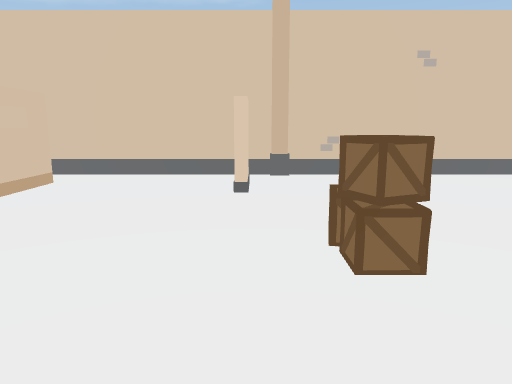
view 1 (above)

19 first-person views from a walk through a 3-D level made in the Unity game engine. The camera is 1.5 m above the floor, tilts 10° down and sees 70° across. The floor is counted in squares, 1 m on a side. Each view is taken from the middle of a square. On the plan, view 1 faces up. The plan holds only what a view shows up to about 16 squares ahead; the rest is blank. The place goes on beyond the plan.

view 2
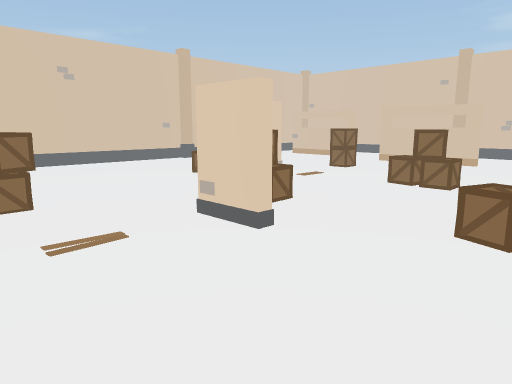

view 3
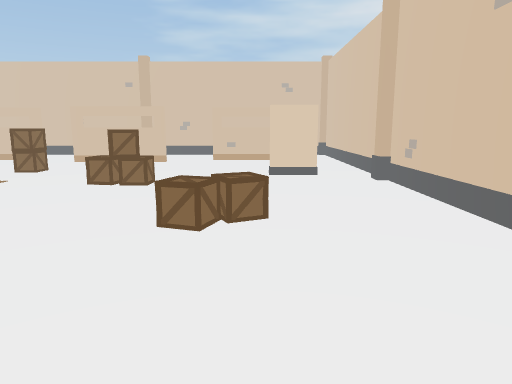

view 4
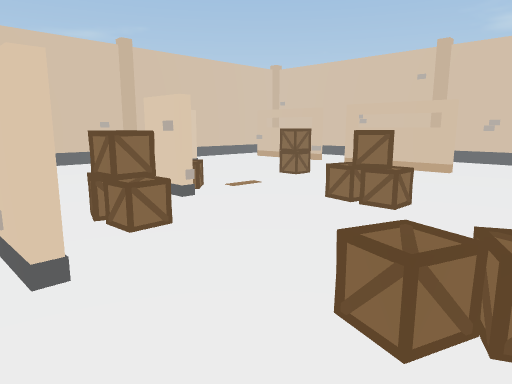

view 5
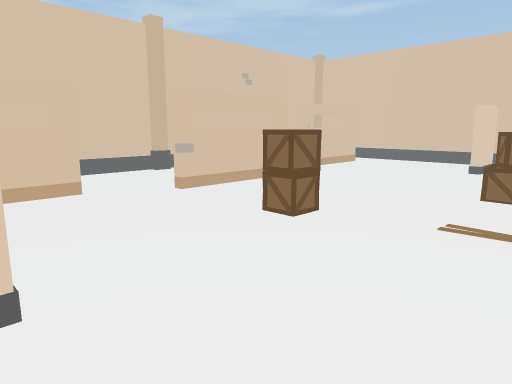

view 6
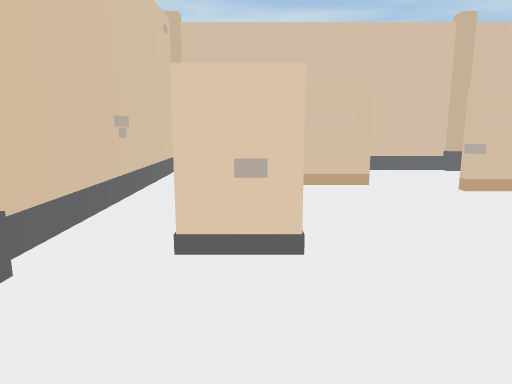

view 7
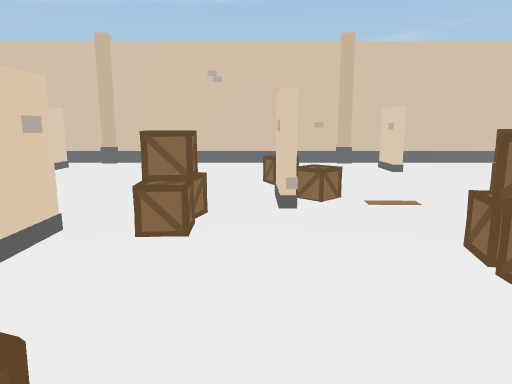

view 8
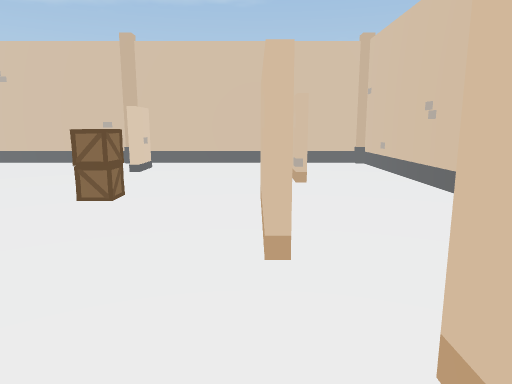

view 9
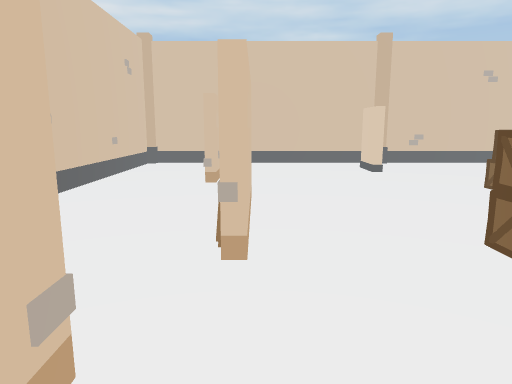

view 10
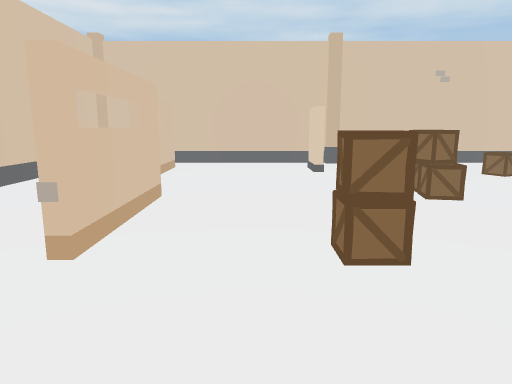

view 11
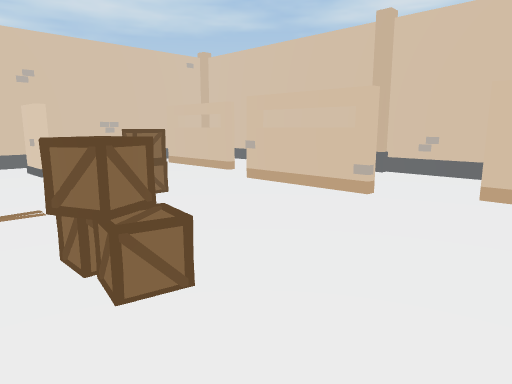

view 12
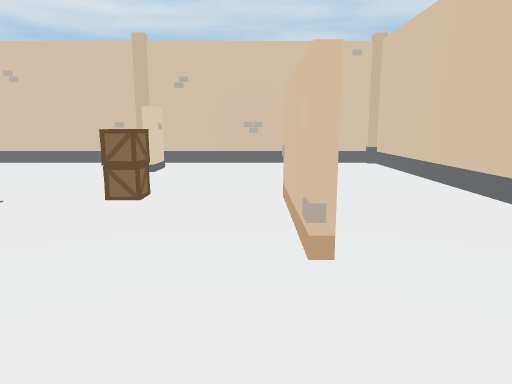

view 13
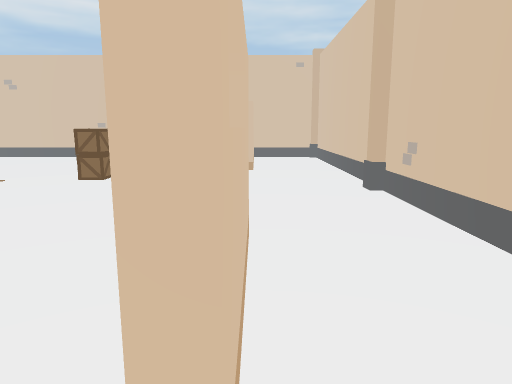

view 14
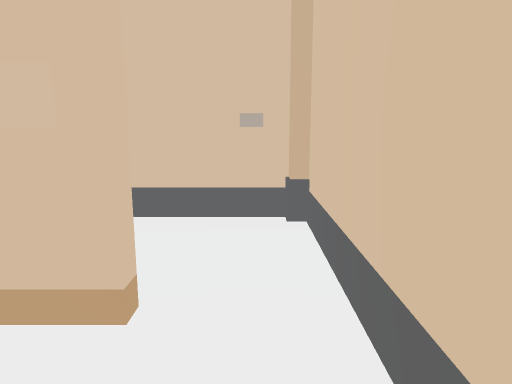

view 15
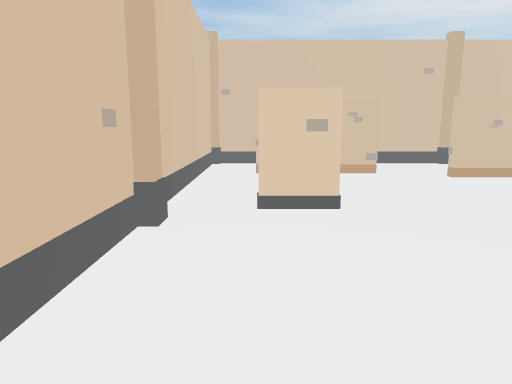

view 16
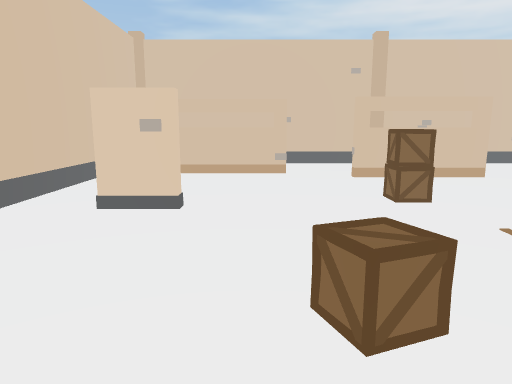

view 17
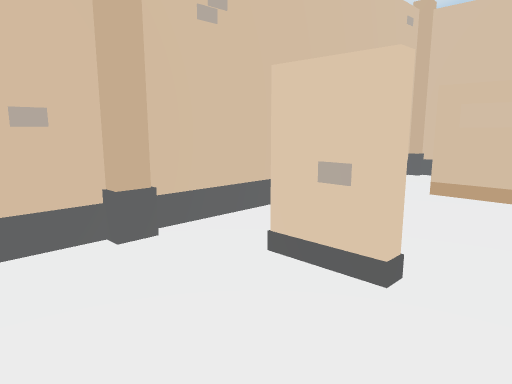

view 18
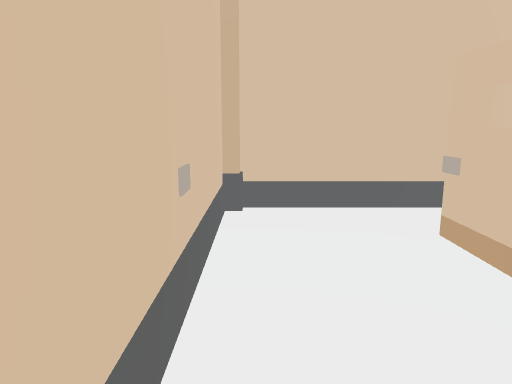

view 19
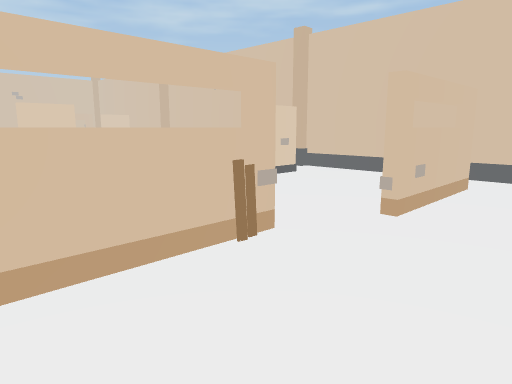

### Floor plan
Points are (right, up) in squares from view 1. A wall is a line through its corners. A room is listed if a view was taken in it or the views show most of it. See-through windows are left out.
Room 1 (views 1, 2, 3, 4, 5, 6, 7, 8, 9, 10, 11, 12, 13, 14, 15, 16, 17, 18, 19)
walls: (4.1, 0.5) (4.1, -0.1); (3.8, -0.4) (3.8, 0.5); (12, -4.4) (12, -6); (11.7, -6) (11.7, -4.4); (-0.2, 10) (-0.2, 8.4); (-0.5, -5.9) (-0.5, -4.4) (-0.2, -4.4) (-0.2, -6); (16.4, 2.5) (16.4, 0.5); (10.4, -7.5) (11.1, -7.5); (1.1, 11.5) (0.4, 11.5); (16.5, 0) (16.1, 0) (16.1, 2.6); (-4.6, 3.6) (-4.6, 0.4); (11.1, 11.5) (10.4, 11.5); (10.6, 11.8) (1, 11.8); (10.9, -7.8) (20.6, -7.8) (20.6, 1.6); (0.4, -7.5) (1, -7.5) (1, -7.8) (10.5, -7.8); (0.6, 11.8) (-9.1, 11.8) (-9.1, 4.4); (17.1, 7.5) (17.1, 9.5); (-5.9, 6.1) (-5.9, 10) (-5.6, 10) (-5.6, 6); (-6, -2) (-5.6, -2) (-5.6, -6); (17.4, -4.5) (17.4, -5.5); (17.1, -5.4) (17.1, -2.4); (17.4, 9.5) (17.4, 7.4); (20.3, 1.8) (20.3, 2.4); (20.6, 2.1) (20.6, 11.8) (11, 11.8); (-8.8, 2.4) (-8.8, 1.6); (-9.1, 1.9) (-9.1, -7.8) (0.4, -7.8)
objects: other object (-9, 3); other object (-9, 4); other object (-5, 0); other object (-5, 4); box (-1, 0); box (1, 4) to (2, 4); box (1, 5) to (2, 5); other object (4, 1); box (5, -3) to (6, -3); box (5, 1) to (6, 1); box (5, 2) to (6, 3); box (6, -4); box (7, 6) to (8, 6); other object (8, 3); box (8, 4) to (9, 4); box (10, -1); box (10, 0); box (12, 4); other object (12, 9); box (13, 4); plank (16, 3); other object (16, 4); other object (17, -6); other object (17, -2); other object (17, 6); other object (17, 7); other object (17, 10)

Where each view was taken, in squares from view 1:
view 1: 0 up, 0 right, facing up
view 2: 4 down, 0 right, facing up-right
view 3: 4 down, 0 right, facing right
view 4: 4 down, 3 right, facing up-right
view 5: 5 down, 3 right, facing up-left
view 6: 5 down, 4 right, facing left
view 7: 4 down, 7 right, facing up
view 8: 4 down, 16 right, facing up
view 9: 8 up, 16 right, facing down
view 10: 8 up, 14 right, facing down
view 11: 8 up, 3 right, facing down-left
view 12: 8 up, 4 left, facing down
view 13: 11 up, 6 left, facing down
view 14: 11 up, 3 left, facing left
view 15: 10 up, 5 right, facing right
view 16: 7 up, 5 right, facing right
view 17: 3 down, 3 right, facing down-left
view 18: 1 down, 20 right, facing down
view 19: 0 up, 20 right, facing up-left
